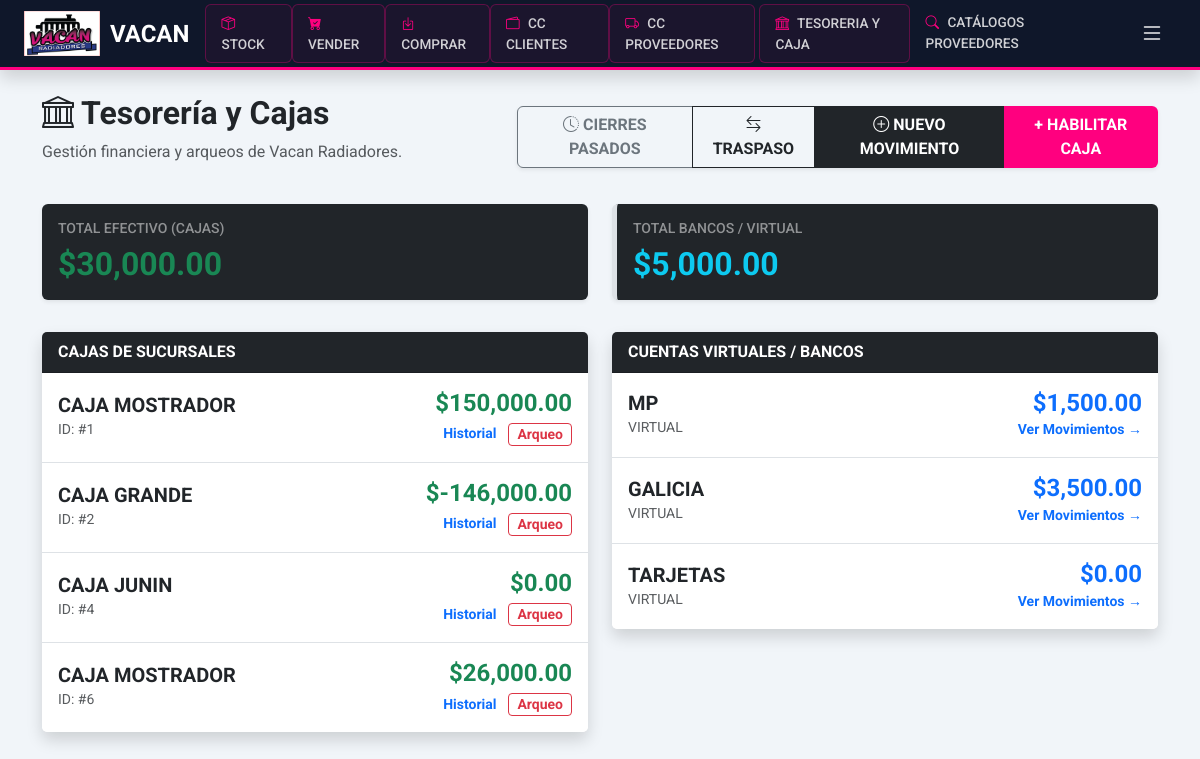
The app's page /admin/tesoreria (signed in), older data.
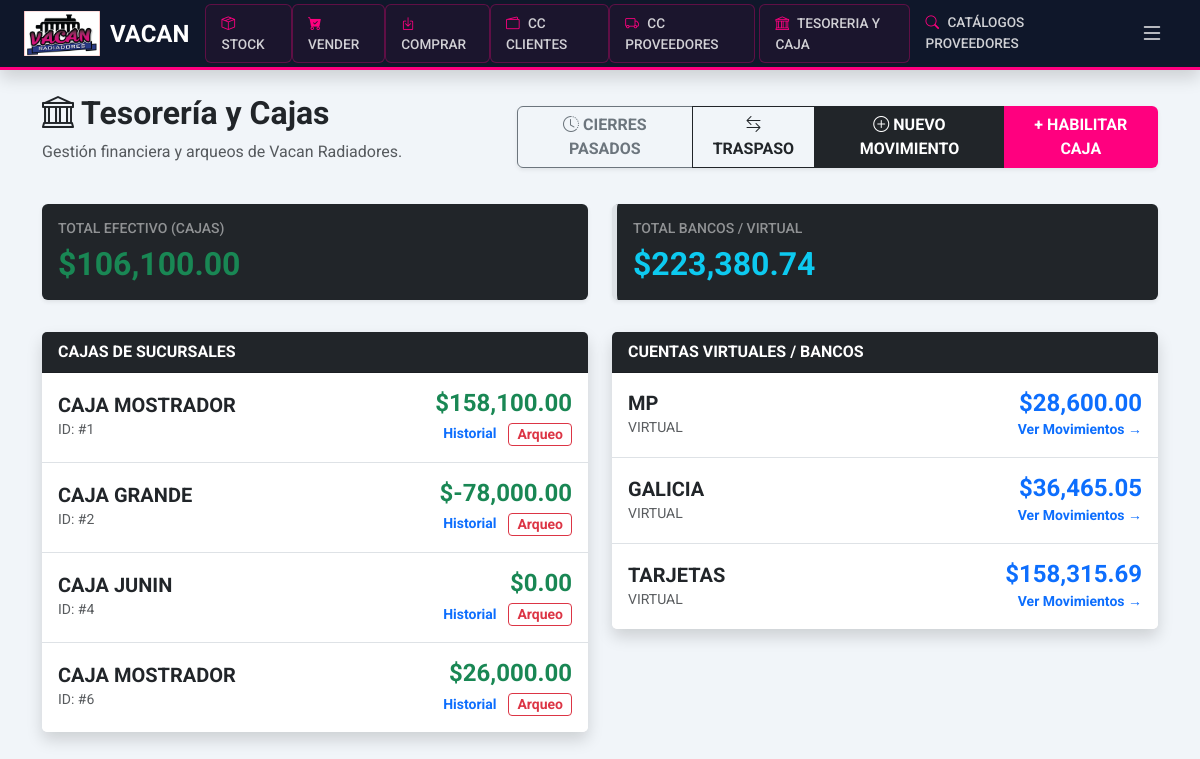
The same page, newer data.
### app/models.py (models this page shows)
class Caja(db.Model):
    id = db.Column(db.Integer, primary_key=True)
    nombre = db.Column(db.String(100), nullable=False)
    sucursal_id = db.Column(db.Integer, db.ForeignKey('sucursal.id'))
    saldo_actual = db.Column(db.Float, default=0.0)
    tipo = db.Column(db.String(20))
    sucursal = db.relationship('Sucursal', back_populates='cajas')
    movimientos = db.relationship('MovimientoFinanciero', back_populates='caja')
    cierres = db.relationship('CierreCaja', back_populates='caja')

### app/routes/admin.py (the view, shortened to what this page needs)
@admin_bp.route('/tesoreria')
@login_required
@roles_required('admin', 'superadmin')
def tesoreria_dashboard():
    if current_user.rol == 'admin':
        fisicas = Caja.query.filter_by(tipo='FISICA', sucursal_id=current_user.sucursal_id).all()
        virtuales = Caja.query.filter_by(tipo='VIRTUAL', sucursal_id=current_user.sucursal_id).all()
    else:
        fisicas = Caja.query.filter_by(tipo='FISICA').all()
        virtuales = Caja.query.filter_by(tipo='VIRTUAL').all()
    lista_categorias = CategoriaMovimiento.query.all()
    total_efectivo = sum(c.saldo_actual for c in fisicas)
    total_virtual = sum(v.saldo_actual for v in virtuales)
    return render_template('admin/tesoreria.html',
                           fisicas=fisicas,
                           virtuales=virtuales,
                           categorias=lista_categorias,
                           total_efectivo=total_efectivo,
                           total_virtual=total_virtual)

### app/__init__.py (called while the page is built)
def create_app():
    app = Flask(__name__)
    app.config.from_object(Config)
    db.init_app(app)
    migrate.init_app(app, db, render_as_batch=True)
    login_manager.init_app(app)
    login_manager.login_view = 'auth.login'
    login_manager.login_message = "Por favor, inicia sesión para acceder al sistema Vacan."
    login_manager.login_message_category = "info"
    from .models import Usuario
    @login_manager.user_loader
    def load_user(user_id):
        return Usuario.query.get(int(user_id))
    from .routes.main import main_bp
    from .routes.inventory import inventory_bp
    from .routes.auth import auth_bp
    from .routes.admin import admin_bp
    app.register_blueprint(main_bp)
    app.register_blueprint(inventory_bp)
    app.register_blueprint(auth_bp)
    app.register_blueprint(admin_bp)
    return app

### app/templates/admin/tesoreria.html (shortened to what this page needs)
{% extends 'base.html' %}
{% block content %}
<div class="row mb-4 align-items-center">
    <div class="col-md-5">
        <h2 class="fw-bold"><i class="bi bi-bank text-pink"></i> Tesorería y <span class="text-pink">Cajas</span></h2>
        <p class="text-muted">Gestión financiera y arqueos de Vacan Radiadores.</p>
    </div>
    <div class="col-md-7 text-md-end">
        <div class="btn-group shadow-sm">
            <a href="{{ url_for('admin.historial_cierres') }}" class="btn btn-outline-secondary fw-bold px-3">
                <i class="bi bi-clock-history"></i> CIERRES PASADOS
            </a>
            <button class="btn btn-outline-dark fw-bold px-3" data-bs-toggle="modal" data-bs-target="#modalTransferencia">
                <i class="bi bi-arrow-left-right"></i> TRASPASO
            </button>
            <button class="btn btn-dark fw-bold px-3" data-bs-toggle="modal" data-bs-target="#modalMovimientoManual">
                <i class="bi bi-plus-circle"></i> NUEVO MOVIMIENTO
            </button>
            <button class="btn btn-pink fw-bold px-3" data-bs-toggle="modal" data-bs-target="#modalNuevaCaja">
                + HABILITAR CAJA
            </button>
        </div>
    </div>
</div>
<div class="row mb-4">
    <div class="col-md-6 mb-2">
        <div class="card bg-dark text-white border-0 shadow-sm p-3">
            <h6 class="text-white-50 small">TOTAL EFECTIVO (CAJAS)</h6>
            <h2 class="fw-bold mb-0 text-success">${{ "{:,.2f}".format(total_efectivo or 0) }}</h2>
        </div>
    </div>
    <div class="col-md-6 mb-2">
        <div class="card bg-dark text-white border-0 shadow-sm border-start border-pink border-5 p-3">
            <h6 class="text-white-50 small">TOTAL BANCOS / VIRTUAL</h6>
            <h2 class="fw-bold mb-0 text-info">${{ "{:,.2f}".format(total_virtual or 0) }}</h2>
        </div>
    </div>
</div>
<div class="row">
    <div class="col-md-6 mb-4">
        <div class="card shadow border-0">
            <div class="card-header bg-dark text-white fw-bold">CAJAS DE SUCURSALES</div>
            <ul class="list-group list-group-flush">
                {% for c in fisicas %}
                <li class="list-group-item d-flex justify-content-between align-items-center py-3">
                    <div>
                        <h5 class="mb-0 fw-bold">{{ c.nombre }}</h5>
                        <small class="text-muted">ID: #{{ c.id }}</small>
                    </div>
                    <div class="text-end">
                        <h4 class="fw-bold text-success mb-0">${{ "{:,.2f}".format(c.saldo_actual) }}</h4>
                        <div class="mt-1">
                            <a href="{{ url_for('admin.detalle_caja', id=c.id) }}" class="small text-decoration-none me-2 fw-bold text-primary">Historial</a>
                            <button class="btn btn-sm btn-outline-danger py-0 px-2 fw-bold" data-bs-toggle="modal" data-bs-target="#modalArqueo{{ c.id }}">
                                Arqueo
                            </button>
                        </div>
                    </div>
                </li>
                {% endfor %}
            </ul>
        </div>
    </div>
    <div class="col-md-6 mb-4">
        <div class="card shadow border-0">
            <div class="card-header bg-dark text-white fw-bold">CUENTAS VIRTUALES / BANCOS</div>
            <ul class="list-group list-group-flush">
                {% for v in virtuales %}
                <li class="list-group-item d-flex justify-content-between align-items-center py-3">
                    <div>
                        <h5 class="mb-0 fw-bold">{{ v.nombre }}</h5>
                        <small class="text-muted">{{ v.tipo }}</small>
                    </div>
                    <div class="text-end">
                        <h4 class="fw-bold text-primary mb-0">${{ "{:,.2f}".format(v.saldo_actual) }}</h4>
                        <a href="{{ url_for('admin.detalle_caja', id=v.id) }}" class="small text-decoration-none text-pink fw-bold">Ver Movimientos →</a>
                    </div>
                </li>
                {% endfor %}
            </ul>
        </div>
    </div>
</div>
{% endblock %}

Row changes from the older to the newer data that the page shows:
changed Caja id 1: saldo_actual "150,000.00" → "158,100.00"
changed Caja "CAJA GRANDE": saldo_actual "-146,000.00" → "-78,000.00"
changed Caja "MP": saldo_actual "1,500.00" → "28,600.00"
changed Caja "GALICIA": saldo_actual "3,500.00" → "36,465.05"
changed Caja "TARJETAS": saldo_actual "0.00" → "158,315.69"
Text that changed along with them:
{{ "{:,.2f}".format(total_efectivo or 0) }}: "30,000.00" → "106,100.00"
{{ "{:,.2f}".format(total_virtual or 0) }}: "5,000.00" → "223,380.74"
